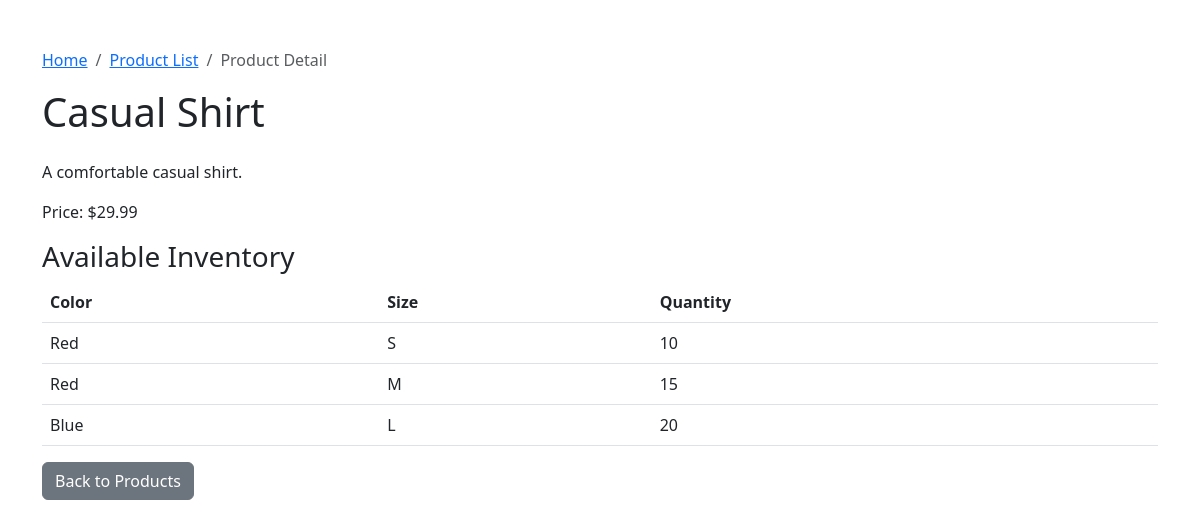
The app's page /product/44/ with its own data.
### myapp/models.py (models this page shows, shortened)
class Product(models.Model):
    name = models.CharField(max_length=255)
    description = models.TextField()
    price = models.DecimalField(max_digits=10, decimal_places=2)
    type = models.ForeignKey(ProductType, on_delete=models.CASCADE)

class Inventory(models.Model):
    product = models.ForeignKey(Product, on_delete=models.CASCADE)
    color = models.ForeignKey(Color, on_delete=models.CASCADE)
    size = models.ForeignKey(Size, on_delete=models.CASCADE)
    quantity = models.IntegerField()

class Color(models.Model):
    color_name = models.CharField(max_length=100)

class Size(models.Model):
    size_name = models.CharField(max_length=50)

### myapp/views.py (the view)
# urls.py: path('product/<int:product_id>/', views.product_detail, name='product_detail'),  # 次页：产品详情
def product_detail(request, product_id):
    product = get_object_or_404(Product, id=product_id)
    return render(request, 'product_detail.html', {'product': product, 'view_name': 'product_detail'})

### templates/product_detail.html (shortened to what this page needs)
<!DOCTYPE html>
<html lang="en">
<head>
    <link rel="stylesheet" href="https://cdn.jsdelivr.net/npm/bootstrap@5.3.0/dist/css/bootstrap.min.css">
</head>
<body>
    <div class="container mt-5">
        <nav aria-label="breadcrumb">
            <ol class="breadcrumb">
                <li class="breadcrumb-item"><a href="{% url 'homepage' %}">Home</a></li>
                    <li class="breadcrumb-item"><a href="{% url 'product_list' product.type.id %}">Product List</a></li>
                    <li class="breadcrumb-item active" aria-current="page">Product Detail</li>
            </ol>
        </nav>
        <h1 class="mb-4">{{ product.name }}</h1>
        <p>{{ product.description }}</p>
        <p>Price: ${{ product.price }}</p>
        <h3>Available Inventory</h3>
        <table class="table">
            <thead>
                <tr>
                    <th>Color</th>
                    <th>Size</th>
                    <th>Quantity</th>
                </tr>
            </thead>
            <tbody>
                {% for inventory in product.inventory_set.all %}
                    <tr>
                        <td>{{ inventory.color.color_name }}</td>
                        <td>{{ inventory.size.size_name }}</td>
                        <td>{{ inventory.quantity }}</td>
                    </tr>
                {% endfor %}
            </tbody>
        </table>
        <a href="{% url 'product_list' product.type.id %}" class="btn btn-secondary">Back to Products</a>
    </div>
</body>
</html>

### records on screen
Product: name "Casual Shirt", description "A comfortable casual shirt.", price "29.99"
Inventory: color.color_name "Red", size.size_name "S", quantity "10"
Inventory: color.color_name "Red", size.size_name "M", quantity "15"
Inventory: color.color_name "Blue", size.size_name "L", quantity "20"
